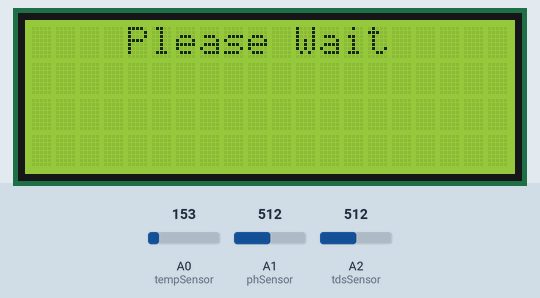
This sketch was run on a simulated Arduino Uno, built with avr-gcc and run on an emulated ATmega328P. On the bench: 20×4 character LCD. Inputs (shaded band) come from the test bench; at power-on: A0 (tempSensor) = 153, A1 (phSensor) = 512, A2 (tdsSensor) = 512. What the sketch prints to the serial monitor is not drawn.

Above: at 5.2 s.
At 96.1 s:
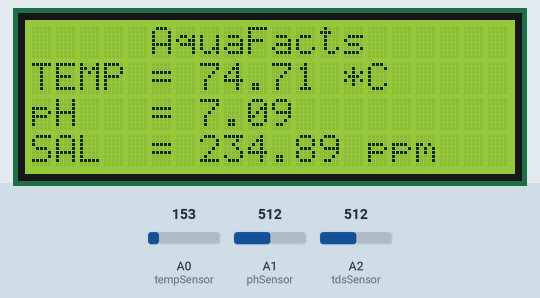
At 102.2 s:
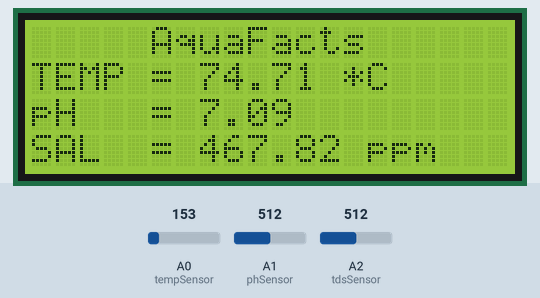

The sketch:

arduino_uno.ino
```cpp
//Code sections taken from the following sources and modified by Teng Zhao and Group 7 for COEN 390 Winter 2021 semester.
//Temperature sensor: https://learn.adafruit.com/tmp36-temperature-sensor/using-a-temp-sensor
//pH sensor: https://circuitdigest.com/microcontroller-projects/arduino-ph-meter
//tds sensor: https://wiki.dfrobot.com/Gravity__Analog_TDS_Sensor___Meter_For_Arduino_SKU__SEN0244
//lcd display: https://www.arduino.cc/reference/en/libraries/liquidcrystal-i2c/
//Serial communication with NodeMCU: https://engineeringprojectshub.com/serial-communication-between-nodemcu-and-arduino/

#include <SoftwareSerial.h>
#include <EEPROM.h>
#include <LiquidCrystal_I2C.h>
#include <Wire.h>

SoftwareSerial nodemcu(2,3);

//Variables and definitions for pH sensor
int sensorPHValue = 0;
unsigned long int avgPHValue;
float bPH;
int bufPH[10],tempPH;
// -------------------

//Variables and definitions for Salinity sensor
#define salVREF 5.0 // analog reference voltage(Volt) of the ADC
#define salSCOUNT 30 // sum of sample point
int analogSalBuffer[salSCOUNT];// store the analog value in the array, read from ADC
int analogSalBufferTemp[salSCOUNT];
int analogSalBufferIndex = 0,copyIndex = 0;
float averageSalVoltage = 0,tdsValue = 0;
float salTemp = 25;
// -------------------

//for lcd
LiquidCrystal_I2C lcd(0x27, 2 , 1, 0, 4, 5, 6, 7, 3, POSITIVE);
// -------------------

const int tempSensor = A0;
const int phSensor = A1;
const int tdsSensor = A2;

float tempData; // temperature sensor data
float phData; // pH sensor data
float salData; // salinity sensor data

String sendData; //complete data, send to nodeMCU

void setup() {
  Serial.begin(9600);
  nodemcu.begin(9600);

  pinMode(tempSensor, INPUT);
  pinMode(phSensor, INPUT);
  pinMode(tdsSensor, INPUT);

  lcd.begin(20,4);
  //lcd.noBacklight();
}

void loop() {
  readTemp();
  readPH();
  readSalinity();

  sendData = sendData + tempData + "," + phData + "," + salData; // comma is delimiter

  Serial.println("----------");
  printTemp(); //prints temperature to serial monitor
  printPH(); //prints pH to serial monitor
  printSalinity(); //prints salinity to serial monitor

  if(tempData > 0 && phData > 0 && salData > 0){
    Serial.println("To nodeMCU: " + sendData); //prints what is sent to nodeMCU
    nodemcu.println(sendData);

    lcd.clear();

    lcd.setCursor(5,0);
    lcd.print("AquaFacts");

    printLCD();
  }else{
    Serial.println("Awaiting Data");
    lcd.clear();

    lcd.setCursor(4,0);
    lcd.print("Please Wait");
  }

  delay(1000);
  sendData = ""; //resets String
}

void readTemp(){
  float value = analogRead(tempSensor); //reads millivolts from sensor
  float mv = (value/1024.0)*5000;
  float celsius = mv/10; //converts millivolts to cesius
  tempData = celsius;
}

void readPH(){
  for(int i=0;i<10;i++){
    bufPH[i]=analogRead(phSensor);
    delay(500);
  }
  for(int i=0;i<9;i++){
    for(int j=i+1;j<10;j++){
      if(bufPH[i]>bufPH[j]){
        tempPH=bufPH[i];
        bufPH[i]=bufPH[j];
        bufPH[j]=tempPH;
        }
    }
  }
  avgPHValue=0;
  for(int i=2;i<8;i++)
    avgPHValue+=bufPH[i];
  float pHVol=(float)avgPHValue*5.0/1024/6;
  float phValue = -5.70 * pHVol + 21.34;
  phValue = phValue;
  if(phValue > 14){
    phValue = 14;
  }else if(phValue < 0){
    phValue = 0;
  }
  phData = phValue;
  //Serial.print("sensor = ");
  //Serial.println(phData);
  delay(20);
}

void readSalinity(){
  static unsigned long analogSampleTimepoint = millis();
   if(millis()-analogSampleTimepoint > 500U){ //every 40 milliseconds,read the analog value from the ADC
     analogSampleTimepoint = millis();
     analogSalBuffer[analogSalBufferIndex] = analogRead(tdsSensor); //read the analog value and store into the buffer
     analogSalBufferIndex++;
     if(analogSalBufferIndex == salSCOUNT)
         analogSalBufferIndex = 0;
   }
   static unsigned long printTimepoint = millis();
   if(millis()-printTimepoint > 800U){
      printTimepoint = millis();
      for(copyIndex=0;copyIndex<salSCOUNT;copyIndex++)
        analogSalBufferTemp[copyIndex]= analogSalBuffer[copyIndex];
      averageSalVoltage = getMedianNum(analogSalBufferTemp,salSCOUNT) * (float)salVREF / 1024.0; //read the analog value more stable by the median filtering algorithm, and convert to voltage value
      float compensationCoefficient= 1.0 + 0.02*(tempData - 25.0); //temperature compensation formula: fFinalResult(25^C) = fFinalResult(current)/(1.0+0.02*(fTP-25.0));
      float compensationVoltage=averageSalVoltage / compensationCoefficient;//temperature compensation
      tdsValue=(133.42*compensationVoltage*compensationVoltage*compensationVoltage - 255.86*compensationVoltage*compensationVoltage + 857.39*compensationVoltage)*0.5; //convert voltage value to tds value
      salData = tdsValue;
   }
}

void printTemp(){ //prints temperature to serial monitor
  Serial.print("TEMPERATURE = ");
  Serial.print(tempData);
  Serial.print(" *C");
  Serial.println();
}

void printPH(){ //prints pH to serial monitor
  Serial.print("pH = ");
  Serial.print(phData);
  Serial.println();
}

void printSalinity(){ //prints salinity to serial monitor
  Serial.print("SALINITY = ");
  Serial.print(salData);
  Serial.print(" ppm");
  Serial.println();
}

int getMedianNum(int bArray[], int iFilterLen) {
  int bTab[iFilterLen];
  for (byte i = 0; i<iFilterLen; i++)
  bTab[i] = bArray[i];
  int i, j, bTemp;
  for (j = 0; j < iFilterLen - 1; j++)
  {
  for (i = 0; i < iFilterLen - j - 1; i++)
      {
    if (bTab[i] > bTab[i + 1])
        {
    bTemp = bTab[i];
        bTab[i] = bTab[i + 1];
    bTab[i + 1] = bTemp;
     }
  }
  }
  if ((iFilterLen & 1) > 0)
  bTemp = bTab[(iFilterLen - 1) / 2];
  else
  bTemp = (bTab[iFilterLen / 2] + bTab[iFilterLen / 2 - 1]) / 2;
  return bTemp;
}

void printLCD() {
  lcd.setCursor(0,1);
  printLCDTemp();
  lcd.setCursor(0,2);
  printLCDPH();
  lcd.setCursor(0,3);
  printLCDSalinity();
}
void printLCDTemp(){ //prints temperature to LCD
  lcd.print("TEMP = ");
  lcd.print(tempData);
  lcd.print(" *C");
}

void printLCDPH(){ //prints pH to LCD
  lcd.print("pH   = ");
  lcd.print(phData);
}

void printLCDSalinity(){ //prints salinity to LCD
  lcd.print("SAL  = ");
  lcd.print(salData);
  lcd.print(" ppm");
}
```

Measured:
- what the display in image 0 shows lasts 90.9 s, from 5.1 s to 96.0 s
- what the display in image 1 shows lasts 6.2 s, from 96.0 s to 102.2 s
